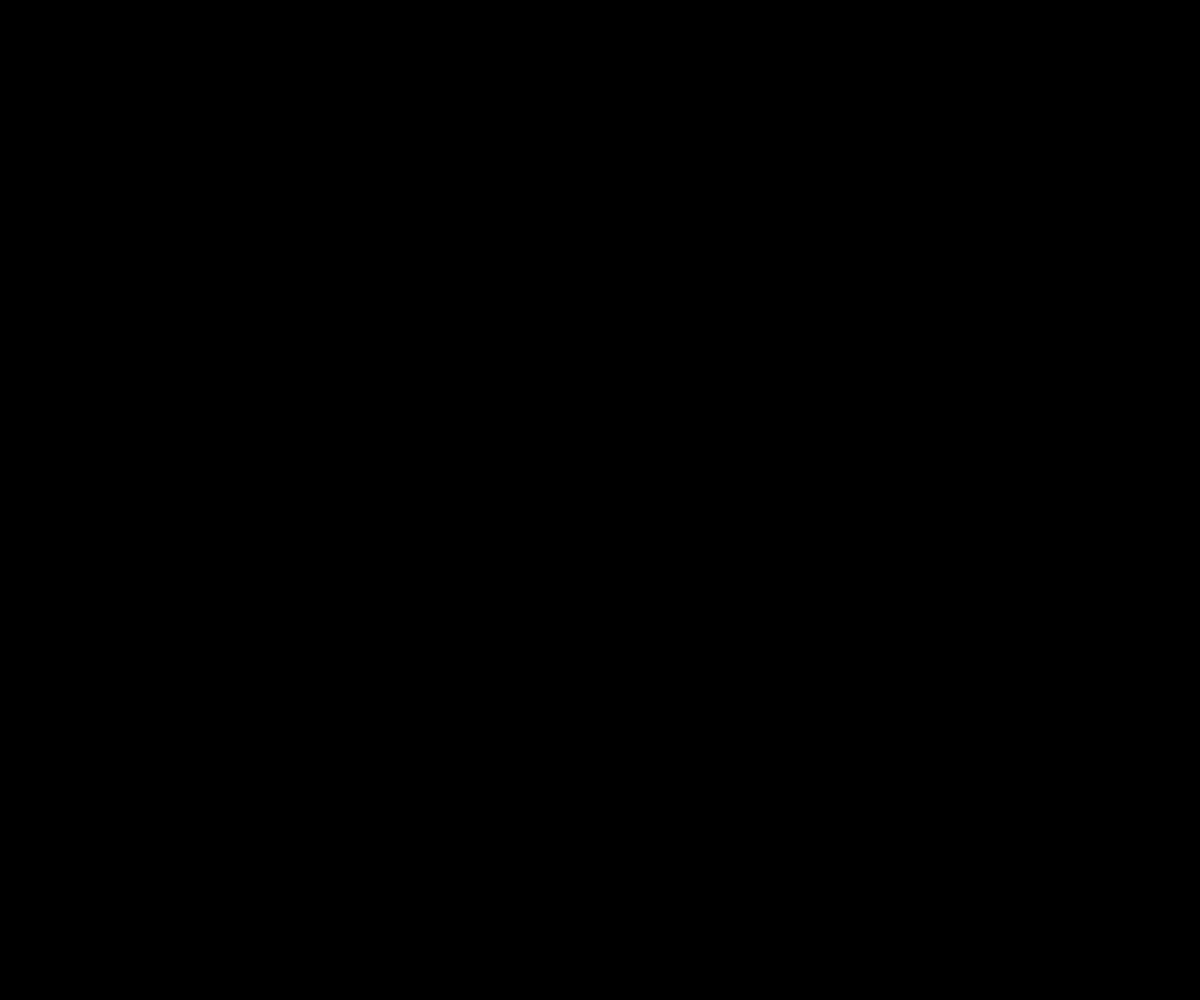
Frame 1 (no input)
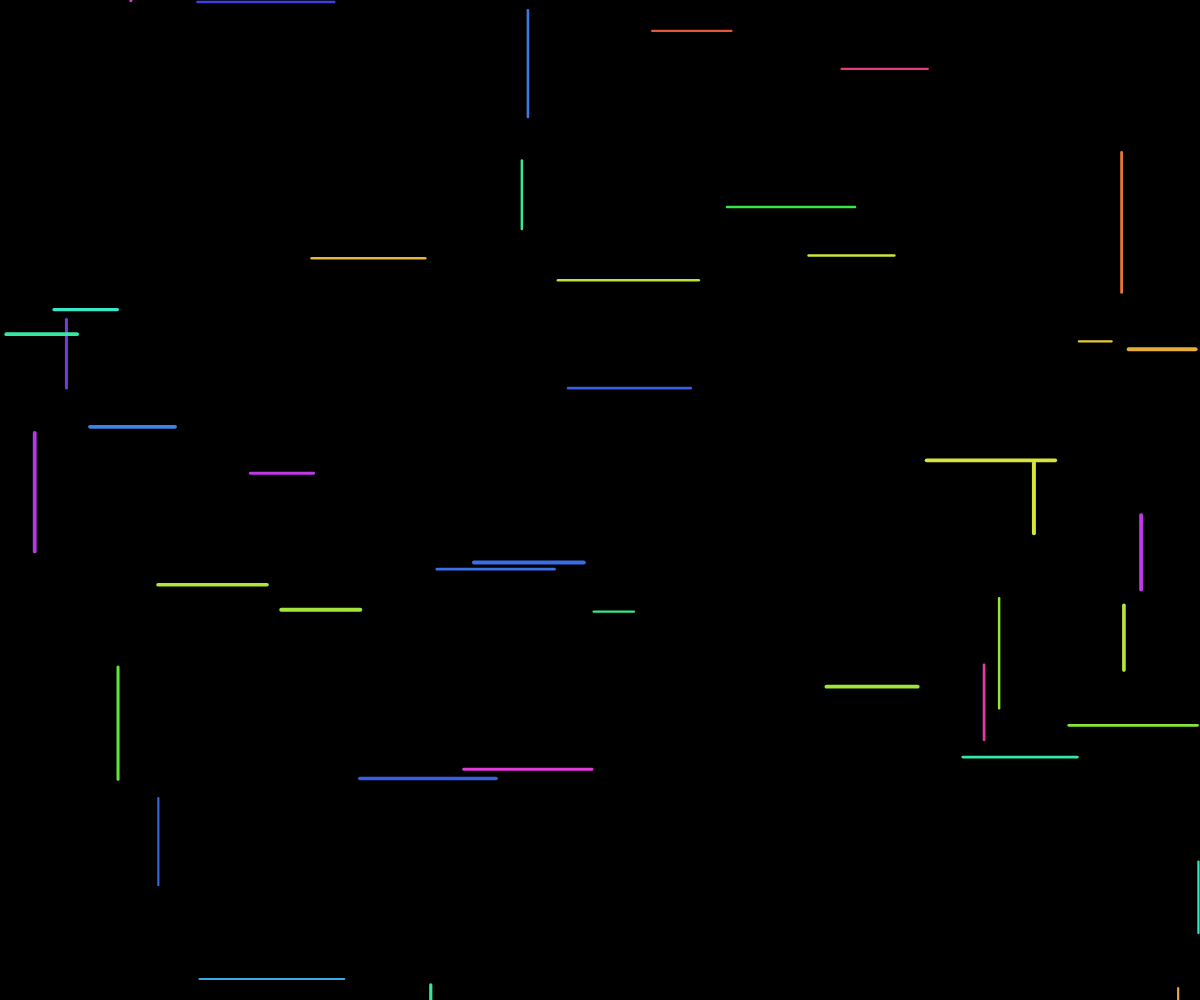
Frame 60 (no input)
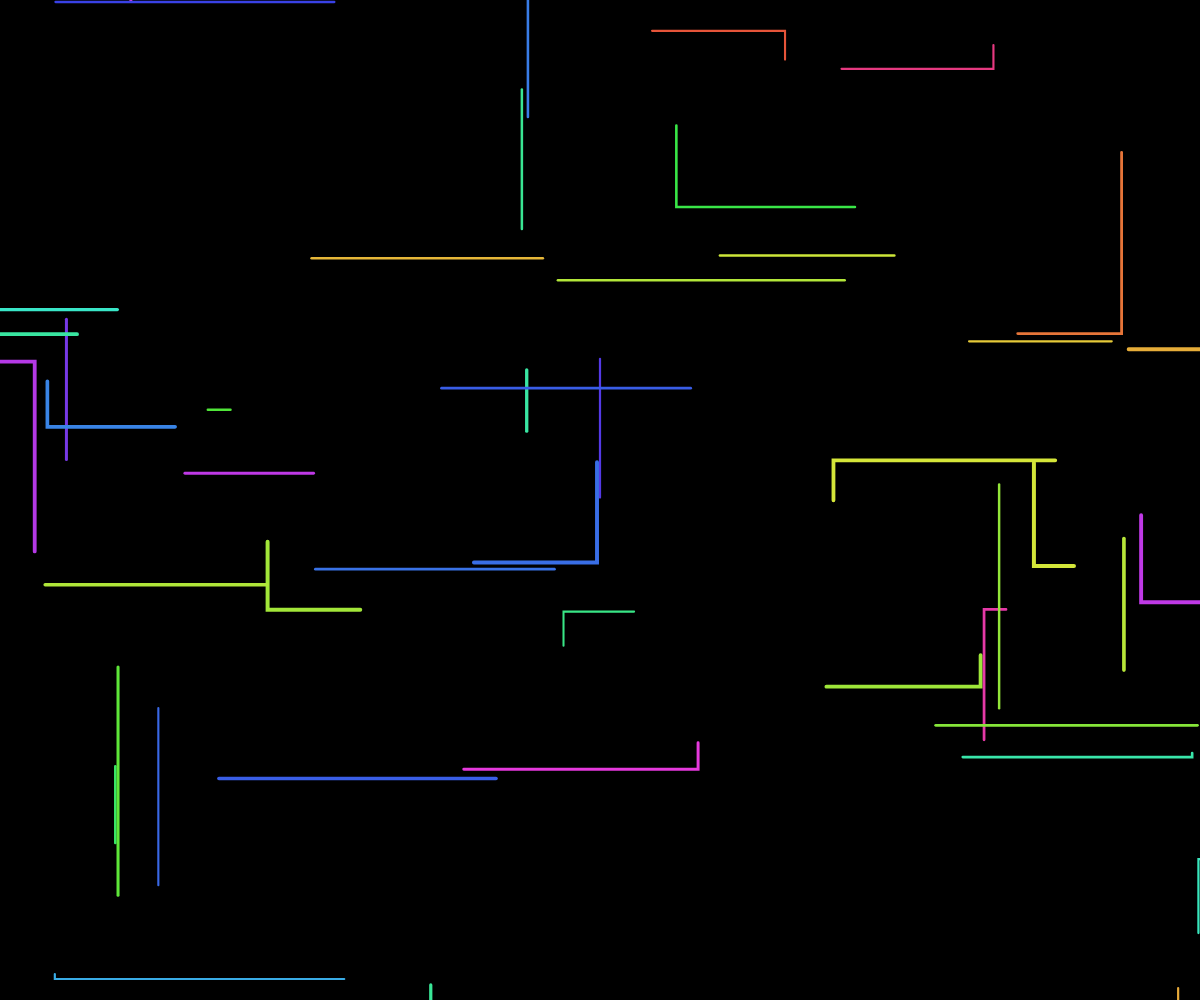
Frame 120 (the mouse pressed at the canvas centre since frame 60)

The p5.js sketch that drew these frames (run headless with seeded random() and noise() and a simulated clock; from frame 60 on, the mouse is pressed at the canvas centre):

// p5.js sketch
// ── sketch.js
let growingLines = [];
let numLines = 40;

function setup() {
  createCanvas(windowWidth, windowHeight);
  colorMode(HSB, 360, 100, 100);

  // 線を初期化
  for (let i = 0; i < numLines; i++) {
    growingLines.push(createGrowingLine());
  }
}

function createGrowingLine() {
  return {
    points: [],
    currentX: random(width),
    currentY: random(height),
    direction: random(["up", "down", "left", "right"]),
    hue: random(360),
    speed: random(1, 2.5),
    thickness: random(2, 4),
    changeTimer: random(60, 150),
    lifespan: random(800, 1500), // 生存時間
    age: 0, // 現在の年齢
    isAlive: true,
  };
}

function draw() {
  background(0);

  for (let i = growingLines.length - 1; i >= 0; i--) {
    let lineObj = growingLines[i];

    // 年齢を増やす
    lineObj.age++;

    // アルファ値計算（フェードアウト効果）
    let alpha = 1;
    let fadeStartRatio = 0.7; // 70%の時点からフェード開始

    if (lineObj.age > lineObj.lifespan * fadeStartRatio) {
      let fadeProgress =
        (lineObj.age - lineObj.lifespan * fadeStartRatio) /
        (lineObj.lifespan * (1 - fadeStartRatio));
      alpha = 1 - fadeProgress;
      alpha = Math.max(0, alpha);
    }

    // 完全に消えたら削除
    if (lineObj.age >= lineObj.lifespan) {
      growingLines.splice(i, 1);
      continue;
    }

    // 線を描画
    stroke(lineObj.hue, 75, 90, alpha * 100);
    strokeWeight(lineObj.thickness);

    // 線を構成する全ポイントを描画
    if (lineObj.points.length > 1) {
      noFill();
      beginShape();
      for (let point of lineObj.points) {
        vertex(point.x, point.y);
      }
      endShape();
    }

    // 新しいポイントを追加（線を伸ばす）
    let newX = lineObj.currentX;
    let newY = lineObj.currentY;

    if (lineObj.direction === "up") {
      newY -= lineObj.speed;
    } else if (lineObj.direction === "down") {
      newY += lineObj.speed;
    } else if (lineObj.direction === "left") {
      newX -= lineObj.speed;
    } else if (lineObj.direction === "right") {
      newX += lineObj.speed;
    }

    // 新しいポイントを追加
    lineObj.points.push({
      x: newX,
      y: newY,
    });

    lineObj.currentX = newX;
    lineObj.currentY = newY;

    // 方向転換タイマー
    lineObj.changeTimer--;
    if (lineObj.changeTimer <= 0) {
      // 垂直方向転換
      if (lineObj.direction === "up" || lineObj.direction === "down") {
        lineObj.direction = random(["left", "right"]);
      } else {
        lineObj.direction = random(["up", "down"]);
      }

      // タイマーリセット
      lineObj.changeTimer = random(60, 150);
    }
  }

  // 新しい線を定期的に追加
  if (frameCount % 20 === 0) {
    growingLines.push(createGrowingLine());
  }
}

function windowResized() {
  resizeCanvas(windowWidth, windowHeight);
}

function keyPressed() {
  if (key === " ") {
    // スペースキーで全ての線をクリア
    growingLines = [];
  }
}

function mousePressed() {
  // クリックで新しい線を追加
  let newLine = createGrowingLine();
  newLine.currentX = mouseX;
  newLine.currentY = mouseY;
  growingLines.push(newLine);
}
